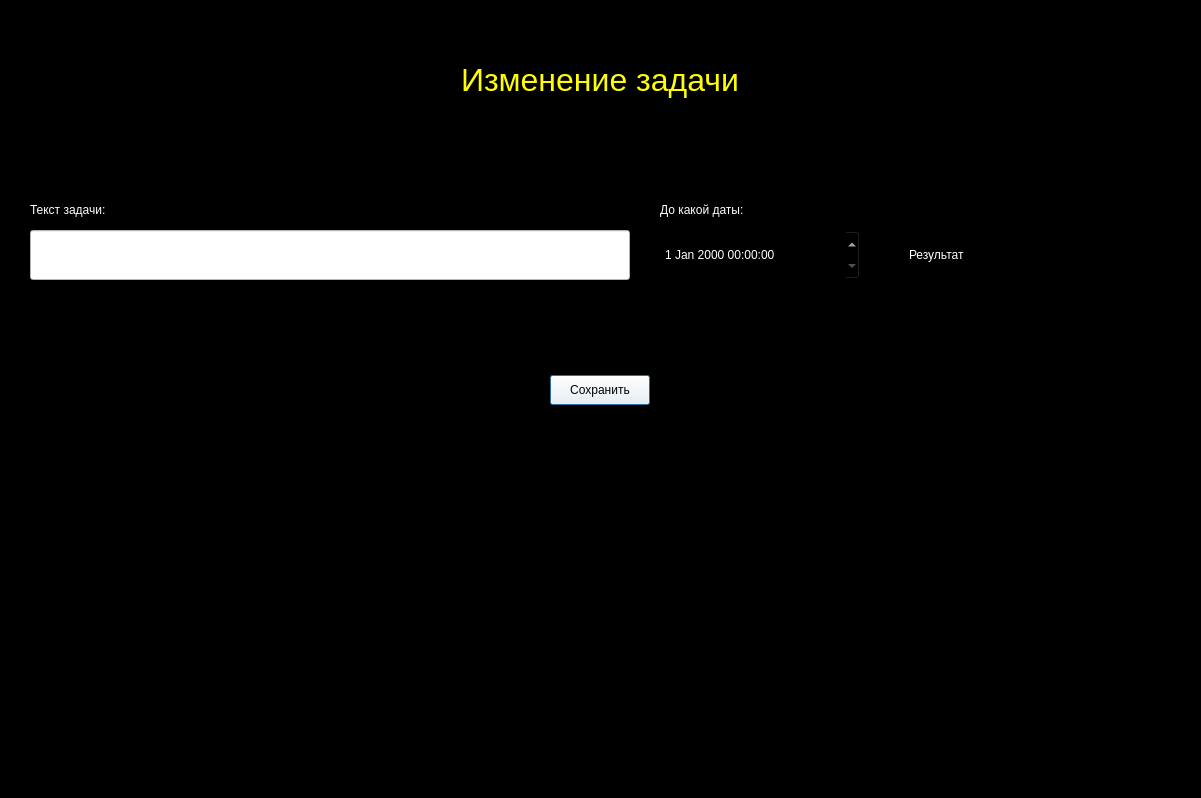
<?xml version="1.0" encoding="UTF-8"?>
<ui version="4.0">
 <class>Change_Tasks</class>
 <widget class="QDialog" name="Change_Tasks">
  <property name="geometry">
   <rect>
    <x>0</x>
    <y>0</y>
    <width>1201</width>
    <height>798</height>
   </rect>
  </property>
  <property name="palette">
   <palette>
    <active>
     <colorrole role="WindowText">
      <brush brushstyle="SolidPattern">
       <color alpha="255">
        <red>255</red>
        <green>255</green>
        <blue>255</blue>
       </color>
      </brush>
     </colorrole>
     <colorrole role="Button">
      <brush brushstyle="SolidPattern">
       <color alpha="255">
        <red>0</red>
        <green>0</green>
        <blue>0</blue>
       </color>
      </brush>
     </colorrole>
     <colorrole role="Light">
      <brush brushstyle="SolidPattern">
       <color alpha="255">
        <red>0</red>
        <green>0</green>
        <blue>0</blue>
       </color>
      </brush>
     </colorrole>
     <colorrole role="Midlight">
      <brush brushstyle="SolidPattern">
       <color alpha="255">
        <red>0</red>
        <green>0</green>
        <blue>0</blue>
       </color>
      </brush>
     </colorrole>
     <colorrole role="Dark">
      <brush brushstyle="SolidPattern">
       <color alpha="255">
        <red>0</red>
        <green>0</green>
        <blue>0</blue>
       </color>
      </brush>
     </colorrole>
     <colorrole role="Mid">
      <brush brushstyle="SolidPattern">
       <color alpha="255">
        <red>0</red>
        <green>0</green>
        <blue>0</blue>
       </color>
      </brush>
     </colorrole>
     <colorrole role="Text">
      <brush brushstyle="SolidPattern">
       <color alpha="255">
        <red>255</red>
        <green>255</green>
        <blue>255</blue>
       </color>
      </brush>
     </colorrole>
     <colorrole role="BrightText">
      <brush brushstyle="SolidPattern">
       <color alpha="255">
        <red>255</red>
        <green>255</green>
        <blue>255</blue>
       </color>
      </brush>
     </colorrole>
     <colorrole role="ButtonText">
      <brush brushstyle="SolidPattern">
       <color alpha="255">
        <red>255</red>
        <green>255</green>
        <blue>255</blue>
       </color>
      </brush>
     </colorrole>
     <colorrole role="Base">
      <brush brushstyle="SolidPattern">
       <color alpha="255">
        <red>0</red>
        <green>0</green>
        <blue>0</blue>
       </color>
      </brush>
     </colorrole>
     <colorrole role="Window">
      <brush brushstyle="SolidPattern">
       <color alpha="255">
        <red>0</red>
        <green>0</green>
        <blue>0</blue>
       </color>
      </brush>
     </colorrole>
     <colorrole role="Shadow">
      <brush brushstyle="SolidPattern">
       <color alpha="255">
        <red>0</red>
        <green>0</green>
        <blue>0</blue>
       </color>
      </brush>
     </colorrole>
     <colorrole role="AlternateBase">
      <brush brushstyle="SolidPattern">
       <color alpha="255">
        <red>0</red>
        <green>0</green>
        <blue>0</blue>
       </color>
      </brush>
     </colorrole>
     <colorrole role="ToolTipBase">
      <brush brushstyle="SolidPattern">
       <color alpha="255">
        <red>255</red>
        <green>255</green>
        <blue>220</blue>
       </color>
      </brush>
     </colorrole>
     <colorrole role="ToolTipText">
      <brush brushstyle="SolidPattern">
       <color alpha="255">
        <red>0</red>
        <green>0</green>
        <blue>0</blue>
       </color>
      </brush>
     </colorrole>
    </active>
    <inactive>
     <colorrole role="WindowText">
      <brush brushstyle="SolidPattern">
       <color alpha="255">
        <red>255</red>
        <green>255</green>
        <blue>255</blue>
       </color>
      </brush>
     </colorrole>
     <colorrole role="Button">
      <brush brushstyle="SolidPattern">
       <color alpha="255">
        <red>0</red>
        <green>0</green>
        <blue>0</blue>
       </color>
      </brush>
     </colorrole>
     <colorrole role="Light">
      <brush brushstyle="SolidPattern">
       <color alpha="255">
        <red>0</red>
        <green>0</green>
        <blue>0</blue>
       </color>
      </brush>
     </colorrole>
     <colorrole role="Midlight">
      <brush brushstyle="SolidPattern">
       <color alpha="255">
        <red>0</red>
        <green>0</green>
        <blue>0</blue>
       </color>
      </brush>
     </colorrole>
     <colorrole role="Dark">
      <brush brushstyle="SolidPattern">
       <color alpha="255">
        <red>0</red>
        <green>0</green>
        <blue>0</blue>
       </color>
      </brush>
     </colorrole>
     <colorrole role="Mid">
      <brush brushstyle="SolidPattern">
       <color alpha="255">
        <red>0</red>
        <green>0</green>
        <blue>0</blue>
       </color>
      </brush>
     </colorrole>
     <colorrole role="Text">
      <brush brushstyle="SolidPattern">
       <color alpha="255">
        <red>255</red>
        <green>255</green>
        <blue>255</blue>
       </color>
      </brush>
     </colorrole>
     <colorrole role="BrightText">
      <brush brushstyle="SolidPattern">
       <color alpha="255">
        <red>255</red>
        <green>255</green>
        <blue>255</blue>
       </color>
      </brush>
     </colorrole>
     <colorrole role="ButtonText">
      <brush brushstyle="SolidPattern">
       <color alpha="255">
        <red>255</red>
        <green>255</green>
        <blue>255</blue>
       </color>
      </brush>
     </colorrole>
     <colorrole role="Base">
      <brush brushstyle="SolidPattern">
       <color alpha="255">
        <red>0</red>
        <green>0</green>
        <blue>0</blue>
       </color>
      </brush>
     </colorrole>
     <colorrole role="Window">
      <brush brushstyle="SolidPattern">
       <color alpha="255">
        <red>0</red>
        <green>0</green>
        <blue>0</blue>
       </color>
      </brush>
     </colorrole>
     <colorrole role="Shadow">
      <brush brushstyle="SolidPattern">
       <color alpha="255">
        <red>0</red>
        <green>0</green>
        <blue>0</blue>
       </color>
      </brush>
     </colorrole>
     <colorrole role="AlternateBase">
      <brush brushstyle="SolidPattern">
       <color alpha="255">
        <red>0</red>
        <green>0</green>
        <blue>0</blue>
       </color>
      </brush>
     </colorrole>
     <colorrole role="ToolTipBase">
      <brush brushstyle="SolidPattern">
       <color alpha="255">
        <red>255</red>
        <green>255</green>
        <blue>220</blue>
       </color>
      </brush>
     </colorrole>
     <colorrole role="ToolTipText">
      <brush brushstyle="SolidPattern">
       <color alpha="255">
        <red>0</red>
        <green>0</green>
        <blue>0</blue>
       </color>
      </brush>
     </colorrole>
    </inactive>
    <disabled>
     <colorrole role="WindowText">
      <brush brushstyle="SolidPattern">
       <color alpha="255">
        <red>0</red>
        <green>0</green>
        <blue>0</blue>
       </color>
      </brush>
     </colorrole>
     <colorrole role="Button">
      <brush brushstyle="SolidPattern">
       <color alpha="255">
        <red>0</red>
        <green>0</green>
        <blue>0</blue>
       </color>
      </brush>
     </colorrole>
     <colorrole role="Light">
      <brush brushstyle="SolidPattern">
       <color alpha="255">
        <red>0</red>
        <green>0</green>
        <blue>0</blue>
       </color>
      </brush>
     </colorrole>
     <colorrole role="Midlight">
      <brush brushstyle="SolidPattern">
       <color alpha="255">
        <red>0</red>
        <green>0</green>
        <blue>0</blue>
       </color>
      </brush>
     </colorrole>
     <colorrole role="Dark">
      <brush brushstyle="SolidPattern">
       <color alpha="255">
        <red>0</red>
        <green>0</green>
        <blue>0</blue>
       </color>
      </brush>
     </colorrole>
     <colorrole role="Mid">
      <brush brushstyle="SolidPattern">
       <color alpha="255">
        <red>0</red>
        <green>0</green>
        <blue>0</blue>
       </color>
      </brush>
     </colorrole>
     <colorrole role="Text">
      <brush brushstyle="SolidPattern">
       <color alpha="255">
        <red>0</red>
        <green>0</green>
        <blue>0</blue>
       </color>
      </brush>
     </colorrole>
     <colorrole role="BrightText">
      <brush brushstyle="SolidPattern">
       <color alpha="255">
        <red>255</red>
        <green>255</green>
        <blue>255</blue>
       </color>
      </brush>
     </colorrole>
     <colorrole role="ButtonText">
      <brush brushstyle="SolidPattern">
       <color alpha="255">
        <red>0</red>
        <green>0</green>
        <blue>0</blue>
       </color>
      </brush>
     </colorrole>
     <colorrole role="Base">
      <brush brushstyle="SolidPattern">
       <color alpha="255">
        <red>0</red>
        <green>0</green>
        <blue>0</blue>
       </color>
      </brush>
     </colorrole>
     <colorrole role="Window">
      <brush brushstyle="SolidPattern">
       <color alpha="255">
        <red>0</red>
        <green>0</green>
        <blue>0</blue>
       </color>
      </brush>
     </colorrole>
     <colorrole role="Shadow">
      <brush brushstyle="SolidPattern">
       <color alpha="255">
        <red>0</red>
        <green>0</green>
        <blue>0</blue>
       </color>
      </brush>
     </colorrole>
     <colorrole role="AlternateBase">
      <brush brushstyle="SolidPattern">
       <color alpha="255">
        <red>0</red>
        <green>0</green>
        <blue>0</blue>
       </color>
      </brush>
     </colorrole>
     <colorrole role="ToolTipBase">
      <brush brushstyle="SolidPattern">
       <color alpha="255">
        <red>255</red>
        <green>255</green>
        <blue>220</blue>
       </color>
      </brush>
     </colorrole>
     <colorrole role="ToolTipText">
      <brush brushstyle="SolidPattern">
       <color alpha="255">
        <red>0</red>
        <green>0</green>
        <blue>0</blue>
       </color>
      </brush>
     </colorrole>
    </disabled>
   </palette>
  </property>
  <property name="font">
   <font>
    <family>Arial</family>
   </font>
  </property>
  <property name="windowTitle">
   <string>Изменение задачи</string>
  </property>
  <widget class="QLabel" name="label_5">
   <property name="geometry">
    <rect>
     <x>100</x>
     <y>30</y>
     <width>1000</width>
     <height>100</height>
    </rect>
   </property>
   <property name="palette">
    <palette>
     <active>
      <colorrole role="WindowText">
       <brush brushstyle="SolidPattern">
        <color alpha="255">
         <red>255</red>
         <green>255</green>
         <blue>0</blue>
        </color>
       </brush>
      </colorrole>
      <colorrole role="Button">
       <brush brushstyle="SolidPattern">
        <color alpha="255">
         <red>255</red>
         <green>255</green>
         <blue>0</blue>
        </color>
       </brush>
      </colorrole>
      <colorrole role="Light">
       <brush brushstyle="SolidPattern">
        <color alpha="255">
         <red>255</red>
         <green>255</green>
         <blue>127</blue>
        </color>
       </brush>
      </colorrole>
      <colorrole role="Midlight">
       <brush brushstyle="SolidPattern">
        <color alpha="255">
         <red>255</red>
         <green>255</green>
         <blue>63</blue>
        </color>
       </brush>
      </colorrole>
      <colorrole role="Dark">
       <brush brushstyle="SolidPattern">
        <color alpha="255">
         <red>127</red>
         <green>127</green>
         <blue>0</blue>
        </color>
       </brush>
      </colorrole>
      <colorrole role="Mid">
       <brush brushstyle="SolidPattern">
        <color alpha="255">
         <red>170</red>
         <green>170</green>
         <blue>0</blue>
        </color>
       </brush>
      </colorrole>
      <colorrole role="Text">
       <brush brushstyle="SolidPattern">
        <color alpha="255">
         <red>0</red>
         <green>0</green>
         <blue>0</blue>
        </color>
       </brush>
      </colorrole>
      <colorrole role="BrightText">
       <brush brushstyle="SolidPattern">
        <color alpha="255">
         <red>255</red>
         <green>255</green>
         <blue>255</blue>
        </color>
       </brush>
      </colorrole>
      <colorrole role="ButtonText">
       <brush brushstyle="SolidPattern">
        <color alpha="255">
         <red>0</red>
         <green>0</green>
         <blue>0</blue>
        </color>
       </brush>
      </colorrole>
      <colorrole role="Base">
       <brush brushstyle="SolidPattern">
        <color alpha="255">
         <red>255</red>
         <green>255</green>
         <blue>255</blue>
        </color>
       </brush>
      </colorrole>
      <colorrole role="Window">
       <brush brushstyle="SolidPattern">
        <color alpha="255">
         <red>255</red>
         <green>255</green>
         <blue>0</blue>
        </color>
       </brush>
      </colorrole>
      <colorrole role="Shadow">
       <brush brushstyle="SolidPattern">
        <color alpha="255">
         <red>0</red>
         <green>0</green>
         <blue>0</blue>
        </color>
       </brush>
      </colorrole>
      <colorrole role="AlternateBase">
       <brush brushstyle="SolidPattern">
        <color alpha="255">
         <red>255</red>
         <green>255</green>
         <blue>127</blue>
        </color>
       </brush>
      </colorrole>
      <colorrole role="ToolTipBase">
       <brush brushstyle="SolidPattern">
        <color alpha="255">
         <red>255</red>
         <green>255</green>
         <blue>220</blue>
        </color>
       </brush>
      </colorrole>
      <colorrole role="ToolTipText">
       <brush brushstyle="SolidPattern">
        <color alpha="255">
         <red>0</red>
         <green>0</green>
         <blue>0</blue>
        </color>
       </brush>
      </colorrole>
     </active>
     <inactive>
      <colorrole role="WindowText">
       <brush brushstyle="SolidPattern">
        <color alpha="255">
         <red>255</red>
         <green>255</green>
         <blue>0</blue>
        </color>
       </brush>
      </colorrole>
      <colorrole role="Button">
       <brush brushstyle="SolidPattern">
        <color alpha="255">
         <red>255</red>
         <green>255</green>
         <blue>0</blue>
        </color>
       </brush>
      </colorrole>
      <colorrole role="Light">
       <brush brushstyle="SolidPattern">
        <color alpha="255">
         <red>255</red>
         <green>255</green>
         <blue>127</blue>
        </color>
       </brush>
      </colorrole>
      <colorrole role="Midlight">
       <brush brushstyle="SolidPattern">
        <color alpha="255">
         <red>255</red>
         <green>255</green>
         <blue>63</blue>
        </color>
       </brush>
      </colorrole>
      <colorrole role="Dark">
       <brush brushstyle="SolidPattern">
        <color alpha="255">
         <red>127</red>
         <green>127</green>
         <blue>0</blue>
        </color>
       </brush>
      </colorrole>
      <colorrole role="Mid">
       <brush brushstyle="SolidPattern">
        <color alpha="255">
         <red>170</red>
         <green>170</green>
         <blue>0</blue>
        </color>
       </brush>
      </colorrole>
      <colorrole role="Text">
       <brush brushstyle="SolidPattern">
        <color alpha="255">
         <red>0</red>
         <green>0</green>
         <blue>0</blue>
        </color>
       </brush>
      </colorrole>
      <colorrole role="BrightText">
       <brush brushstyle="SolidPattern">
        <color alpha="255">
         <red>255</red>
         <green>255</green>
         <blue>255</blue>
        </color>
       </brush>
      </colorrole>
      <colorrole role="ButtonText">
       <brush brushstyle="SolidPattern">
        <color alpha="255">
         <red>0</red>
         <green>0</green>
         <blue>0</blue>
        </color>
       </brush>
      </colorrole>
      <colorrole role="Base">
       <brush brushstyle="SolidPattern">
        <color alpha="255">
         <red>255</red>
         <green>255</green>
         <blue>255</blue>
        </color>
       </brush>
      </colorrole>
      <colorrole role="Window">
       <brush brushstyle="SolidPattern">
        <color alpha="255">
         <red>255</red>
         <green>255</green>
         <blue>0</blue>
        </color>
       </brush>
      </colorrole>
      <colorrole role="Shadow">
       <brush brushstyle="SolidPattern">
        <color alpha="255">
         <red>0</red>
         <green>0</green>
         <blue>0</blue>
        </color>
       </brush>
      </colorrole>
      <colorrole role="AlternateBase">
       <brush brushstyle="SolidPattern">
        <color alpha="255">
         <red>255</red>
         <green>255</green>
         <blue>127</blue>
        </color>
       </brush>
      </colorrole>
      <colorrole role="ToolTipBase">
       <brush brushstyle="SolidPattern">
        <color alpha="255">
         <red>255</red>
         <green>255</green>
         <blue>220</blue>
        </color>
       </brush>
      </colorrole>
      <colorrole role="ToolTipText">
       <brush brushstyle="SolidPattern">
        <color alpha="255">
         <red>0</red>
         <green>0</green>
         <blue>0</blue>
        </color>
       </brush>
      </colorrole>
     </inactive>
     <disabled>
      <colorrole role="WindowText">
       <brush brushstyle="SolidPattern">
        <color alpha="255">
         <red>127</red>
         <green>127</green>
         <blue>0</blue>
        </color>
       </brush>
      </colorrole>
      <colorrole role="Button">
       <brush brushstyle="SolidPattern">
        <color alpha="255">
         <red>255</red>
         <green>255</green>
         <blue>0</blue>
        </color>
       </brush>
      </colorrole>
      <colorrole role="Light">
       <brush brushstyle="SolidPattern">
        <color alpha="255">
         <red>255</red>
         <green>255</green>
         <blue>127</blue>
        </color>
       </brush>
      </colorrole>
      <colorrole role="Midlight">
       <brush brushstyle="SolidPattern">
        <color alpha="255">
         <red>255</red>
         <green>255</green>
         <blue>63</blue>
        </color>
       </brush>
      </colorrole>
      <colorrole role="Dark">
       <brush brushstyle="SolidPattern">
        <color alpha="255">
         <red>127</red>
         <green>127</green>
         <blue>0</blue>
        </color>
       </brush>
      </colorrole>
      <colorrole role="Mid">
       <brush brushstyle="SolidPattern">
        <color alpha="255">
         <red>170</red>
         <green>170</green>
         <blue>0</blue>
        </color>
       </brush>
      </colorrole>
      <colorrole role="Text">
       <brush brushstyle="SolidPattern">
        <color alpha="255">
         <red>127</red>
         <green>127</green>
         <blue>0</blue>
        </color>
       </brush>
      </colorrole>
      <colorrole role="BrightText">
       <brush brushstyle="SolidPattern">
        <color alpha="255">
         <red>255</red>
         <green>255</green>
         <blue>255</blue>
        </color>
       </brush>
      </colorrole>
      <colorrole role="ButtonText">
       <brush brushstyle="SolidPattern">
        <color alpha="255">
         <red>127</red>
         <green>127</green>
         <blue>0</blue>
        </color>
       </brush>
      </colorrole>
      <colorrole role="Base">
       <brush brushstyle="SolidPattern">
        <color alpha="255">
         <red>255</red>
         <green>255</green>
         <blue>0</blue>
        </color>
       </brush>
      </colorrole>
      <colorrole role="Window">
       <brush brushstyle="SolidPattern">
        <color alpha="255">
         <red>255</red>
         <green>255</green>
         <blue>0</blue>
        </color>
       </brush>
      </colorrole>
      <colorrole role="Shadow">
       <brush brushstyle="SolidPattern">
        <color alpha="255">
         <red>0</red>
         <green>0</green>
         <blue>0</blue>
        </color>
       </brush>
      </colorrole>
      <colorrole role="AlternateBase">
       <brush brushstyle="SolidPattern">
        <color alpha="255">
         <red>255</red>
         <green>255</green>
         <blue>0</blue>
        </color>
       </brush>
      </colorrole>
      <colorrole role="ToolTipBase">
       <brush brushstyle="SolidPattern">
        <color alpha="255">
         <red>255</red>
         <green>255</green>
         <blue>220</blue>
        </color>
       </brush>
      </colorrole>
      <colorrole role="ToolTipText">
       <brush brushstyle="SolidPattern">
        <color alpha="255">
         <red>0</red>
         <green>0</green>
         <blue>0</blue>
        </color>
       </brush>
      </colorrole>
     </disabled>
    </palette>
   </property>
   <property name="font">
    <font>
     <family>Arial</family>
     <pointsize>24</pointsize>
    </font>
   </property>
   <property name="mouseTracking">
    <bool>false</bool>
   </property>
   <property name="layoutDirection">
    <enum>Qt::LeftToRight</enum>
   </property>
   <property name="text">
    <string>Изменение задачи</string>
   </property>
   <property name="alignment">
    <set>Qt::AlignCenter</set>
   </property>
  </widget>
  <widget class="QLabel" name="label">
   <property name="geometry">
    <rect>
     <x>30</x>
     <y>200</y>
     <width>150</width>
     <height>20</height>
    </rect>
   </property>
   <property name="text">
    <string>Текст задачи:</string>
   </property>
  </widget>
  <widget class="QLineEdit" name="lineEdit">
   <property name="geometry">
    <rect>
     <x>30</x>
     <y>230</y>
     <width>600</width>
     <height>50</height>
    </rect>
   </property>
   <property name="palette">
    <palette>
     <active>
      <colorrole role="WindowText">
       <brush brushstyle="SolidPattern">
        <color alpha="255">
         <red>0</red>
         <green>0</green>
         <blue>0</blue>
        </color>
       </brush>
      </colorrole>
      <colorrole role="Button">
       <brush brushstyle="SolidPattern">
        <color alpha="255">
         <red>255</red>
         <green>255</green>
         <blue>255</blue>
        </color>
       </brush>
      </colorrole>
      <colorrole role="Light">
       <brush brushstyle="SolidPattern">
        <color alpha="255">
         <red>255</red>
         <green>255</green>
         <blue>255</blue>
        </color>
       </brush>
      </colorrole>
      <colorrole role="Midlight">
       <brush brushstyle="SolidPattern">
        <color alpha="255">
         <red>255</red>
         <green>255</green>
         <blue>255</blue>
        </color>
       </brush>
      </colorrole>
      <colorrole role="Dark">
       <brush brushstyle="SolidPattern">
        <color alpha="255">
         <red>127</red>
         <green>127</green>
         <blue>127</blue>
        </color>
       </brush>
      </colorrole>
      <colorrole role="Mid">
       <brush brushstyle="SolidPattern">
        <color alpha="255">
         <red>170</red>
         <green>170</green>
         <blue>170</blue>
        </color>
       </brush>
      </colorrole>
      <colorrole role="Text">
       <brush brushstyle="SolidPattern">
        <color alpha="255">
         <red>0</red>
         <green>0</green>
         <blue>0</blue>
        </color>
       </brush>
      </colorrole>
      <colorrole role="BrightText">
       <brush brushstyle="SolidPattern">
        <color alpha="255">
         <red>255</red>
         <green>255</green>
         <blue>255</blue>
        </color>
       </brush>
      </colorrole>
      <colorrole role="ButtonText">
       <brush brushstyle="SolidPattern">
        <color alpha="255">
         <red>0</red>
         <green>0</green>
         <blue>0</blue>
        </color>
       </brush>
      </colorrole>
      <colorrole role="Base">
       <brush brushstyle="SolidPattern">
        <color alpha="255">
         <red>255</red>
         <green>255</green>
         <blue>255</blue>
        </color>
       </brush>
      </colorrole>
      <colorrole role="Window">
       <brush brushstyle="SolidPattern">
        <color alpha="255">
         <red>255</red>
         <green>255</green>
         <blue>255</blue>
        </color>
       </brush>
      </colorrole>
      <colorrole role="Shadow">
       <brush brushstyle="SolidPattern">
        <color alpha="255">
         <red>0</red>
         <green>0</green>
         <blue>0</blue>
        </color>
       </brush>
      </colorrole>
      <colorrole role="AlternateBase">
       <brush brushstyle="SolidPattern">
        <color alpha="255">
         <red>255</red>
         <green>255</green>
         <blue>255</blue>
        </color>
       </brush>
      </colorrole>
      <colorrole role="ToolTipBase">
       <brush brushstyle="SolidPattern">
        <color alpha="255">
         <red>255</red>
         <green>255</green>
         <blue>220</blue>
        </color>
       </brush>
      </colorrole>
      <colorrole role="ToolTipText">
       <brush brushstyle="SolidPattern">
        <color alpha="255">
         <red>0</red>
         <green>0</green>
         <blue>0</blue>
        </color>
       </brush>
      </colorrole>
     </active>
     <inactive>
      <colorrole role="WindowText">
       <brush brushstyle="SolidPattern">
        <color alpha="255">
         <red>0</red>
         <green>0</green>
         <blue>0</blue>
        </color>
       </brush>
      </colorrole>
      <colorrole role="Button">
       <brush brushstyle="SolidPattern">
        <color alpha="255">
         <red>255</red>
         <green>255</green>
         <blue>255</blue>
        </color>
       </brush>
      </colorrole>
      <colorrole role="Light">
       <brush brushstyle="SolidPattern">
        <color alpha="255">
         <red>255</red>
         <green>255</green>
         <blue>255</blue>
        </color>
       </brush>
      </colorrole>
      <colorrole role="Midlight">
       <brush brushstyle="SolidPattern">
        <color alpha="255">
         <red>255</red>
         <green>255</green>
         <blue>255</blue>
        </color>
       </brush>
      </colorrole>
      <colorrole role="Dark">
       <brush brushstyle="SolidPattern">
        <color alpha="255">
         <red>127</red>
         <green>127</green>
         <blue>127</blue>
        </color>
       </brush>
      </colorrole>
      <colorrole role="Mid">
       <brush brushstyle="SolidPattern">
        <color alpha="255">
         <red>170</red>
         <green>170</green>
         <blue>170</blue>
        </color>
       </brush>
      </colorrole>
      <colorrole role="Text">
       <brush brushstyle="SolidPattern">
        <color alpha="255">
         <red>0</red>
         <green>0</green>
         <blue>0</blue>
        </color>
       </brush>
      </colorrole>
      <colorrole role="BrightText">
       <brush brushstyle="SolidPattern">
        <color alpha="255">
         <red>255</red>
         <green>255</green>
         <blue>255</blue>
        </color>
       </brush>
      </colorrole>
      <colorrole role="ButtonText">
       <brush brushstyle="SolidPattern">
        <color alpha="255">
         <red>0</red>
         <green>0</green>
         <blue>0</blue>
        </color>
       </brush>
      </colorrole>
      <colorrole role="Base">
       <brush brushstyle="SolidPattern">
        <color alpha="255">
         <red>255</red>
         <green>255</green>
         <blue>255</blue>
        </color>
       </brush>
      </colorrole>
      <colorrole role="Window">
       <brush brushstyle="SolidPattern">
        <color alpha="255">
         <red>255</red>
         <green>255</green>
         <blue>255</blue>
        </color>
       </brush>
      </colorrole>
      <colorrole role="Shadow">
       <brush brushstyle="SolidPattern">
        <color alpha="255">
         <red>0</red>
         <green>0</green>
         <blue>0</blue>
        </color>
       </brush>
      </colorrole>
      <colorrole role="AlternateBase">
       <brush brushstyle="SolidPattern">
        <color alpha="255">
         <red>255</red>
         <green>255</green>
         <blue>255</blue>
        </color>
       </brush>
      </colorrole>
      <colorrole role="ToolTipBase">
       <brush brushstyle="SolidPattern">
        <color alpha="255">
         <red>255</red>
         <green>255</green>
         <blue>220</blue>
        </color>
       </brush>
      </colorrole>
      <colorrole role="ToolTipText">
       <brush brushstyle="SolidPattern">
        <color alpha="255">
         <red>0</red>
         <green>0</green>
         <blue>0</blue>
        </color>
       </brush>
      </colorrole>
     </inactive>
     <disabled>
      <colorrole role="WindowText">
       <brush brushstyle="SolidPattern">
        <color alpha="255">
         <red>127</red>
         <green>127</green>
         <blue>127</blue>
        </color>
       </brush>
      </colorrole>
      <colorrole role="Button">
       <brush brushstyle="SolidPattern">
        <color alpha="255">
         <red>255</red>
         <green>255</green>
         <blue>255</blue>
        </color>
       </brush>
      </colorrole>
      <colorrole role="Light">
       <brush brushstyle="SolidPattern">
        <color alpha="255">
         <red>255</red>
         <green>255</green>
         <blue>255</blue>
        </color>
       </brush>
      </colorrole>
      <colorrole role="Midlight">
       <brush brushstyle="SolidPattern">
        <color alpha="255">
         <red>255</red>
         <green>255</green>
         <blue>255</blue>
        </color>
       </brush>
      </colorrole>
      <colorrole role="Dark">
       <brush brushstyle="SolidPattern">
        <color alpha="255">
         <red>127</red>
         <green>127</green>
         <blue>127</blue>
        </color>
       </brush>
      </colorrole>
      <colorrole role="Mid">
       <brush brushstyle="SolidPattern">
        <color alpha="255">
         <red>170</red>
         <green>170</green>
         <blue>170</blue>
        </color>
       </brush>
      </colorrole>
      <colorrole role="Text">
       <brush brushstyle="SolidPattern">
        <color alpha="255">
         <red>127</red>
         <green>127</green>
         <blue>127</blue>
        </color>
       </brush>
      </colorrole>
      <colorrole role="BrightText">
       <brush brushstyle="SolidPattern">
        <color alpha="255">
         <red>255</red>
         <green>255</green>
         <blue>255</blue>
        </color>
       </brush>
      </colorrole>
      <colorrole role="ButtonText">
       <brush brushstyle="SolidPattern">
        <color alpha="255">
         <red>127</red>
         <green>127</green>
         <blue>127</blue>
        </color>
       </brush>
      </colorrole>
      <colorrole role="Base">
       <brush brushstyle="SolidPattern">
        <color alpha="255">
         <red>255</red>
         <green>255</green>
         <blue>255</blue>
        </color>
       </brush>
      </colorrole>
      <colorrole role="Window">
       <brush brushstyle="SolidPattern">
        <color alpha="255">
         <red>255</red>
         <green>255</green>
         <blue>255</blue>
        </color>
       </brush>
      </colorrole>
      <colorrole role="Shadow">
       <brush brushstyle="SolidPattern">
        <color alpha="255">
         <red>0</red>
         <green>0</green>
         <blue>0</blue>
        </color>
       </brush>
      </colorrole>
      <colorrole role="AlternateBase">
       <brush brushstyle="SolidPattern">
        <color alpha="255">
         <red>255</red>
         <green>255</green>
         <blue>255</blue>
        </color>
       </brush>
      </colorrole>
      <colorrole role="ToolTipBase">
       <brush brushstyle="SolidPattern">
        <color alpha="255">
         <red>255</red>
         <green>255</green>
         <blue>220</blue>
        </color>
       </brush>
      </colorrole>
      <colorrole role="ToolTipText">
       <brush brushstyle="SolidPattern">
        <color alpha="255">
         <red>0</red>
         <green>0</green>
         <blue>0</blue>
        </color>
       </brush>
      </colorrole>
     </disabled>
    </palette>
   </property>
   <property name="font">
    <font>
     <family>Arial</family>
     <pointsize>10</pointsize>
    </font>
   </property>
   <property name="text">
    <string/>
   </property>
   <property name="alignment">
    <set>Qt::AlignCenter</set>
   </property>
  </widget>
  <widget class="QLabel" name="label_2">
   <property name="geometry">
    <rect>
     <x>660</x>
     <y>200</y>
     <width>150</width>
     <height>20</height>
    </rect>
   </property>
   <property name="text">
    <string>До какой даты:</string>
   </property>
  </widget>
  <widget class="QPushButton" name="pushButton">
   <property name="geometry">
    <rect>
     <x>550</x>
     <y>375</y>
     <width>100</width>
     <height>30</height>
    </rect>
   </property>
   <property name="palette">
    <palette>
     <active>
      <colorrole role="WindowText">
       <brush brushstyle="SolidPattern">
        <color alpha="255">
         <red>0</red>
         <green>0</green>
         <blue>0</blue>
        </color>
       </brush>
      </colorrole>
      <colorrole role="Button">
       <brush brushstyle="SolidPattern">
        <color alpha="255">
         <red>255</red>
         <green>255</green>
         <blue>255</blue>
        </color>
       </brush>
      </colorrole>
      <colorrole role="Light">
       <brush brushstyle="SolidPattern">
        <color alpha="255">
         <red>255</red>
         <green>255</green>
         <blue>255</blue>
        </color>
       </brush>
      </colorrole>
      <colorrole role="Midlight">
       <brush brushstyle="SolidPattern">
        <color alpha="255">
         <red>255</red>
         <green>255</green>
         <blue>255</blue>
        </color>
       </brush>
      </colorrole>
      <colorrole role="Dark">
       <brush brushstyle="SolidPattern">
        <color alpha="255">
         <red>127</red>
         <green>127</green>
         <blue>127</blue>
        </color>
       </brush>
      </colorrole>
      <colorrole role="Mid">
       <brush brushstyle="SolidPattern">
        <color alpha="255">
         <red>170</red>
         <green>170</green>
         <blue>170</blue>
        </color>
       </brush>
      </colorrole>
      <colorrole role="Text">
       <brush brushstyle="SolidPattern">
        <color alpha="255">
         <red>0</red>
         <green>0</green>
         <blue>0</blue>
        </color>
       </brush>
      </colorrole>
      <colorrole role="BrightText">
       <brush brushstyle="SolidPattern">
        <color alpha="255">
         <red>255</red>
         <green>255</green>
         <blue>255</blue>
        </color>
       </brush>
      </colorrole>
      <colorrole role="ButtonText">
       <brush brushstyle="SolidPattern">
        <color alpha="255">
         <red>0</red>
         <green>0</green>
         <blue>0</blue>
        </color>
       </brush>
      </colorrole>
      <colorrole role="Base">
       <brush brushstyle="SolidPattern">
        <color alpha="255">
         <red>255</red>
         <green>255</green>
         <blue>255</blue>
        </color>
       </brush>
      </colorrole>
      <colorrole role="Window">
       <brush brushstyle="SolidPattern">
        <color alpha="255">
         <red>255</red>
         <green>255</green>
         <blue>255</blue>
        </color>
       </brush>
      </colorrole>
      <colorrole role="Shadow">
       <brush brushstyle="SolidPattern">
        <color alpha="255">
         <red>0</red>
         <green>0</green>
         <blue>0</blue>
        </color>
       </brush>
      </colorrole>
      <colorrole role="AlternateBase">
       <brush brushstyle="SolidPattern">
        <color alpha="255">
         <red>255</red>
         <green>255</green>
         <blue>255</blue>
        </color>
       </brush>
      </colorrole>
      <colorrole role="ToolTipBase">
       <brush brushstyle="SolidPattern">
        <color alpha="255">
         <red>255</red>
         <green>255</green>
         <blue>220</blue>
        </color>
       </brush>
      </colorrole>
      <colorrole role="ToolTipText">
       <brush brushstyle="SolidPattern">
        <color alpha="255">
         <red>0</red>
         <green>0</green>
         <blue>0</blue>
        </color>
       </brush>
      </colorrole>
     </active>
     <inactive>
      <colorrole role="WindowText">
       <brush brushstyle="SolidPattern">
        <color alpha="255">
         <red>0</red>
         <green>0</green>
         <blue>0</blue>
        </color>
       </brush>
      </colorrole>
      <colorrole role="Button">
       <brush brushstyle="SolidPattern">
        <color alpha="255">
         <red>255</red>
         <green>255</green>
         <blue>255</blue>
        </color>
       </brush>
      </colorrole>
      <colorrole role="Light">
       <brush brushstyle="SolidPattern">
        <color alpha="255">
         <red>255</red>
         <green>255</green>
         <blue>255</blue>
        </color>
       </brush>
      </colorrole>
      <colorrole role="Midlight">
       <brush brushstyle="SolidPattern">
        <color alpha="255">
         <red>255</red>
         <green>255</green>
         <blue>255</blue>
        </color>
       </brush>
      </colorrole>
      <colorrole role="Dark">
       <brush brushstyle="SolidPattern">
        <color alpha="255">
         <red>127</red>
         <green>127</green>
         <blue>127</blue>
        </color>
       </brush>
      </colorrole>
      <colorrole role="Mid">
       <brush brushstyle="SolidPattern">
        <color alpha="255">
         <red>170</red>
         <green>170</green>
         <blue>170</blue>
        </color>
       </brush>
      </colorrole>
      <colorrole role="Text">
       <brush brushstyle="SolidPattern">
        <color alpha="255">
         <red>0</red>
         <green>0</green>
         <blue>0</blue>
        </color>
       </brush>
      </colorrole>
      <colorrole role="BrightText">
       <brush brushstyle="SolidPattern">
        <color alpha="255">
         <red>255</red>
         <green>255</green>
         <blue>255</blue>
        </color>
       </brush>
      </colorrole>
      <colorrole role="ButtonText">
       <brush brushstyle="SolidPattern">
        <color alpha="255">
         <red>0</red>
         <green>0</green>
         <blue>0</blue>
        </color>
       </brush>
      </colorrole>
      <colorrole role="Base">
       <brush brushstyle="SolidPattern">
        <color alpha="255">
         <red>255</red>
         <green>255</green>
         <blue>255</blue>
        </color>
       </brush>
      </colorrole>
      <colorrole role="Window">
       <brush brushstyle="SolidPattern">
        <color alpha="255">
         <red>255</red>
         <green>255</green>
         <blue>255</blue>
        </color>
       </brush>
      </colorrole>
      <colorrole role="Shadow">
       <brush brushstyle="SolidPattern">
        <color alpha="255">
         <red>0</red>
         <green>0</green>
         <blue>0</blue>
        </color>
       </brush>
      </colorrole>
      <colorrole role="AlternateBase">
       <brush brushstyle="SolidPattern">
        <color alpha="255">
         <red>255</red>
         <green>255</green>
         <blue>255</blue>
        </color>
       </brush>
      </colorrole>
      <colorrole role="ToolTipBase">
       <brush brushstyle="SolidPattern">
        <color alpha="255">
         <red>255</red>
         <green>255</green>
         <blue>220</blue>
        </color>
       </brush>
      </colorrole>
      <colorrole role="ToolTipText">
       <brush brushstyle="SolidPattern">
        <color alpha="255">
         <red>0</red>
         <green>0</green>
         <blue>0</blue>
        </color>
       </brush>
      </colorrole>
     </inactive>
     <disabled>
      <colorrole role="WindowText">
       <brush brushstyle="SolidPattern">
        <color alpha="255">
         <red>127</red>
         <green>127</green>
         <blue>127</blue>
        </color>
       </brush>
      </colorrole>
      <colorrole role="Button">
       <brush brushstyle="SolidPattern">
        <color alpha="255">
         <red>255</red>
         <green>255</green>
         <blue>255</blue>
        </color>
       </brush>
      </colorrole>
      <colorrole role="Light">
       <brush brushstyle="SolidPattern">
        <color alpha="255">
         <red>255</red>
         <green>255</green>
         <blue>255</blue>
        </color>
       </brush>
      </colorrole>
      <colorrole role="Midlight">
       <brush brushstyle="SolidPattern">
        <color alpha="255">
         <red>255</red>
         <green>255</green>
         <blue>255</blue>
        </color>
       </brush>
      </colorrole>
      <colorrole role="Dark">
       <brush brushstyle="SolidPattern">
        <color alpha="255">
         <red>127</red>
         <green>127</green>
         <blue>127</blue>
        </color>
       </brush>
      </colorrole>
      <colorrole role="Mid">
       <brush brushstyle="SolidPattern">
        <color alpha="255">
         <red>170</red>
         <green>170</green>
         <blue>170</blue>
        </color>
       </brush>
      </colorrole>
      <colorrole role="Text">
       <brush brushstyle="SolidPattern">
        <color alpha="255">
         <red>127</red>
         <green>127</green>
         <blue>127</blue>
        </color>
       </brush>
      </colorrole>
      <colorrole role="BrightText">
       <brush brushstyle="SolidPattern">
        <color alpha="255">
         <red>255</red>
         <green>255</green>
         <blue>255</blue>
        </color>
       </brush>
      </colorrole>
      <colorrole role="ButtonText">
       <brush brushstyle="SolidPattern">
        <color alpha="255">
         <red>127</red>
         <green>127</green>
         <blue>127</blue>
        </color>
       </brush>
      </colorrole>
      <colorrole role="Base">
       <brush brushstyle="SolidPattern">
        <color alpha="255">
         <red>255</red>
         <green>255</green>
         <blue>255</blue>
        </color>
       </brush>
      </colorrole>
      <colorrole role="Window">
       <brush brushstyle="SolidPattern">
        <color alpha="255">
         <red>255</red>
         <green>255</green>
         <blue>255</blue>
        </color>
       </brush>
      </colorrole>
      <colorrole role="Shadow">
       <brush brushstyle="SolidPattern">
        <color alpha="255">
         <red>0</red>
         <green>0</green>
         <blue>0</blue>
        </color>
       </brush>
      </colorrole>
      <colorrole role="AlternateBase">
       <brush brushstyle="SolidPattern">
        <color alpha="255">
         <red>255</red>
         <green>255</green>
         <blue>255</blue>
        </color>
       </brush>
      </colorrole>
      <colorrole role="ToolTipBase">
       <brush brushstyle="SolidPattern">
        <color alpha="255">
         <red>255</red>
         <green>255</green>
         <blue>220</blue>
        </color>
       </brush>
      </colorrole>
      <colorrole role="ToolTipText">
       <brush brushstyle="SolidPattern">
        <color alpha="255">
         <red>0</red>
         <green>0</green>
         <blue>0</blue>
        </color>
       </brush>
      </colorrole>
     </disabled>
    </palette>
   </property>
   <property name="text">
    <string>Сохранить</string>
   </property>
  </widget>
  <widget class="QCheckBox" name="checkBox">
   <property name="geometry">
    <rect>
     <x>890</x>
     <y>230</y>
     <width>200</width>
     <height>50</height>
    </rect>
   </property>
   <property name="text">
    <string>Результат</string>
   </property>
  </widget>
  <widget class="QDateTimeEdit" name="dateTimeEdit">
   <property name="geometry">
    <rect>
     <x>660</x>
     <y>230</y>
     <width>200</width>
     <height>50</height>
    </rect>
   </property>
  </widget>
 </widget>
 <resources/>
 <connections/>
</ui>
